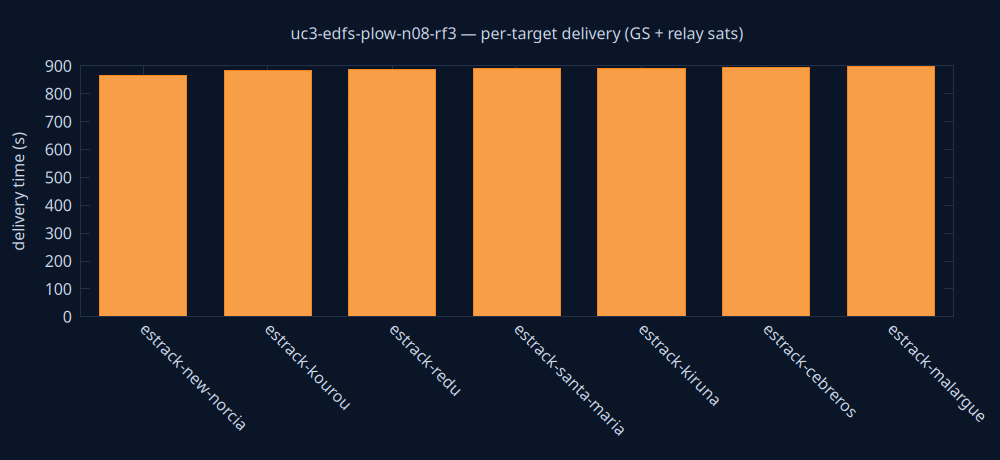

The script that saved this image:
set terminal pngcairo size 1000,460 background rgb '#0a1628'
set output 'delivery.png'
set style fill solid 0.8
set boxwidth 0.7 relative
set border lc rgb '#22304a'
set grid ytics lc rgb '#22304a'
set yrange [0:*]
set ylabel 'delivery time (s)' textcolor rgb '#cdd7ea'
set xtics rotate by -45 textcolor rgb '#cdd7ea'
set ytics textcolor rgb '#cdd7ea'
set title 'uc3-edfs-plow-n08-rf3 — per-target delivery (GS + relay sats)' textcolor rgb '#cdd7ea'
plot 'delivery.dat' using 0:2:3:xtic(1) with boxes lc rgb variable notitle
